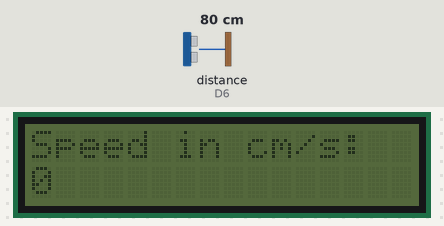
The sketch below on a simulated ESP8266 (Wemos D1 mini). On the bench: 16×2 character LCD. Wiring (inferred from the names in the program): ultrasonic range finder: trigger D5; echo D6. The inputs (shaded band) are chosen by the test bench; at power-on: distance to the obstacle (sensor on D6) 80 cm. The echo pulse lasts 58.3 µs per cm.

Above: at 1.2 s.
1.3 s: distance to the obstacle (sensor on D6) set to 2 cm
At 2.0 s:
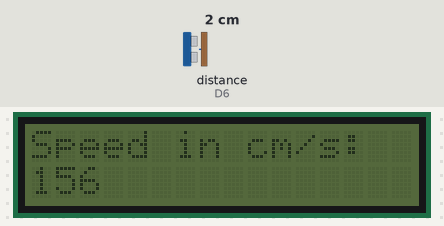
3.6 s: distance to the obstacle (sensor on D6) set to 4 cm
At 4.1 s:
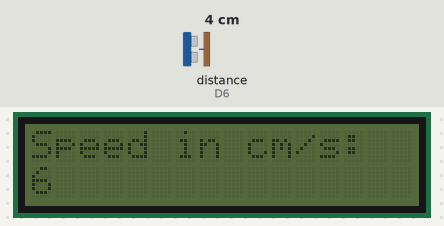
5.7 s: distance to the obstacle (sensor on D6) set to 9 cm
Timing chart, 0 to 8.7 s (numbered marks = the images above; inputs shaded):
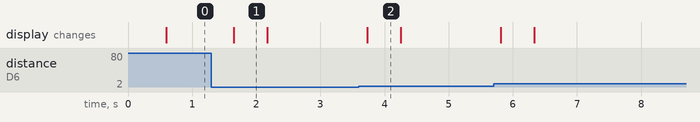

The sketch:

SpeedDetectorLCD.ino
```cpp
#include <LiquidCrystal_I2C.h>

// Set the LCD address to 0x27 for a 16 chars and 2 line display
LiquidCrystal_I2C lcd(0x27, 16, 2);

// Declaration of trigger and echo pins
int TrigPin = D5;
int EchoPin = D6;

// declaration of variables going to be used for the program
int distance1 = 0;
int distance2 = 0;
int measured_speed= 0;
long duration = 0;
int distance = 0;

void setup()
{
  // Setting trigger pin as OUTPUT
  pinMode(TrigPin, OUTPUT);

  // Setting EchoPin as INPUT
  pinMode(EchoPin, INPUT);

  // initialize the LCD
  lcd.begin();

  // Turn on the backlight
  // lcd.backlight();
  lcd.noBacklight();
}

void loop()
{
  // Measuring distance1
  distance1 = ultrasonicRead(); // calls ultrasoninicRead()
  delay(500);  // gives delay of 500 ms or half a second
  distance2 = ultrasonicRead(); // calls ultrasoninicRead() function below

  // Formula to calculate speed from distance1 and distance2
  // We are dividing it by 1, since the time interval between the two distance measurement is 500 ms or half a second
  measured_speed= abs(distance2 - distance1) / 0.5;

  // Clear the LCD for showing the new results
  lcd.clear();

  // Displaying the speed value on the LCD
  lcd.setCursor(0, 0);
  lcd.print("Speed in cm/s: ");
  lcd.setCursor(0, 1);
  lcd.print(measured_speed);
}

// Function declaration to measure the distance based on the working principle of ultrasonic sensor
float ultrasonicRead()
{
  // The sensor is triggered by a HIGH pulse of 10 or more microseconds.
  // Give a short LOW pulse beforehand to ensure a clean HIGH pulse:
  digitalWrite(TrigPin, LOW);
  delayMicroseconds(5);
  digitalWrite(TrigPin, HIGH);
  delayMicroseconds(10);
  digitalWrite(TrigPin, LOW);

  // Read the signal from the sensor: a HIGH pulse whose
  // duration is the time (in microseconds) from the sending
  // of the ping to the reception of its echo off of an object.
  pinMode(EchoPin, INPUT);
  duration = pulseIn(EchoPin, HIGH);

  // Convert the time into a distance
  distance = (duration/2) * 0.0343;     // Divide by 29.1 or multiply by 0.0343

  // returning measured distance
  return distance;
}
```

Measured:
- after the input at 1.3 s, the display: changes after 0.35 s (image 1)
- after the input at 3.6 s, the display: changes after 0.13 s (image 2)
- what the display in image 1 shows lasts 0.6 s, from 1.6 s to 2.2 s
